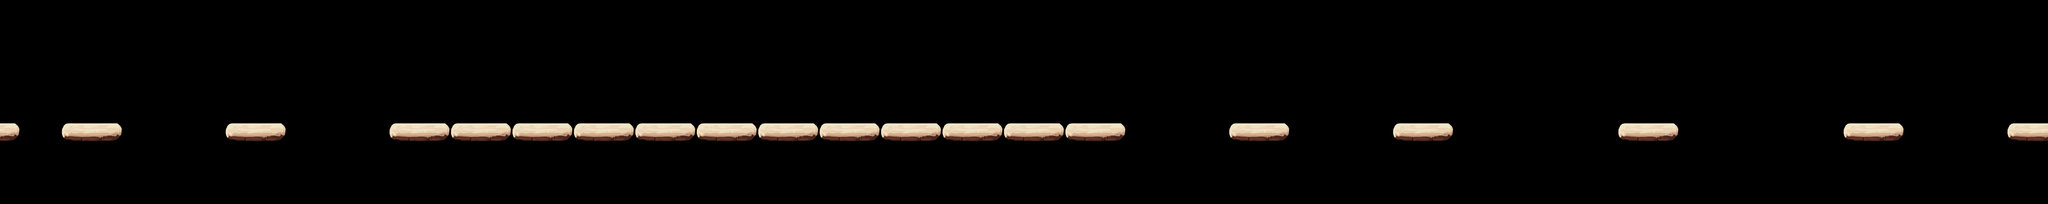

Rendered tile map (Tiled .tmx) drawn with the repository's tilesets; below, a short description and the map source with its tile grids summarised:
An orthogonal 100x10 tile map with 64x64 px tiles, 2 tile layers (bg, platform), 3 tilesets and 227 objects.

<map version="1.4" tiledversion="1.4.2" orientation="orthogonal" renderorder="right-down" width="100" height="10" tilewidth="64" tileheight="64" infinite="0" nextlayerid="9" nextobjectid="1998">
 <tileset firstgid="1" source="../bg_dark_block.tsx" />
 <tileset firstgid="11" source="../bg_dark_bg.tsx" />
 <tileset firstgid="35" source="../item.tsx" />
 <objectgroup id="1" name="object_bg2">
  <object id="8" gid="8" x="256" y="704" width="837" height="249" />
  <object id="9" gid="8" x="1280" y="528" width="837" height="249" />
  <object id="10" gid="8" x="1100" y="644" width="837" height="249" />
  <object id="11" gid="8" x="600" y="642" width="837" height="249" />
  <object id="12" gid="8" x="-18.77" y="791.703" width="837" height="249" rotation="-5.57553" />
  <object id="14" gid="8" x="3744" y="752" width="837" height="249" />
  <object id="15" gid="8" x="2600" y="642" width="837" height="249" />
  <object id="16" gid="8" x="1600" y="646" width="837" height="249" />
  <object id="19" gid="8" x="4112.2" y="745.096" width="837" height="249" rotation="8.62708" />
  <object id="20" gid="8" x="3312" y="704" width="837" height="249" />
  <object id="21" gid="8" x="2100" y="648" width="837" height="249" />
  <object id="24" gid="8" x="3100" y="644" width="837" height="249" />
  <object id="87" gid="8" x="1648" y="512" width="837" height="249" />
  <object id="88" gid="8" x="1984" y="448" width="837" height="249" rotation="21.1589" />
 </objectgroup>
 <objectgroup id="2" name="object_bg">
  <object id="304" gid="9" x="848" y="752" width="572" height="135" />
 </objectgroup>
 <layer id="3" name="bg" width="100" height="10">
  <data>[1000 cells, 0 non-empty, 0 distinct tile ids]</data>
 </layer>
 <layer id="4" name="platform" width="100" height="10">
  <data>[1000 cells, 241 non-empty, 4 distinct tile ids]</data>
 </layer>
 <objectgroup id="5" name="object_obstacle" />
 <objectgroup id="6" name="object_item">
  <object id="426" gid="39" x="130" y="144" width="66" height="66" />
  <object id="427" gid="39" x="514" y="192" width="66" height="66" />
  <object id="428" gid="39" x="386" y="144" width="66" height="66" />
  <object id="429" gid="39" x="579" y="144" width="66" height="66" />
  <object id="430" gid="39" x="130" y="192" width="66" height="66" />
  <object id="431" gid="39" x="323" y="144" width="66" height="66" />
  <object id="432" gid="39" x="195" y="192" width="66" height="66" />
  <object id="433" gid="39" x="451" y="144" width="66" height="66" />
  <object id="434" gid="39" x="323" y="192" width="66" height="66" />
  <object id="435" gid="39" x="579" y="192" width="66" height="66" />
  <object id="436" gid="39" x="195" y="144" width="66" height="66" />
  <object id="437" gid="39" x="451" y="192" width="66" height="66" />
  <object id="438" gid="39" x="258" y="144" width="66" height="66" />
  <object id="439" gid="39" x="514" y="144" width="66" height="66" />
  <object id="440" gid="39" x="258" y="192" width="66" height="66" />
  <object id="441" gid="39" x="386" y="192" width="66" height="66" />
  <object id="442" gid="39" x="992" y="257" width="66" height="66" />
  <object id="443" gid="39" x="1057" y="305" width="66" height="66" />
  <object id="444" gid="39" x="1057" y="257" width="66" height="66" />
  <object id="445" gid="39" x="992" y="353" width="66" height="66" />
  <object id="446" gid="39" x="992" y="305" width="66" height="66" />
  <object id="447" gid="39" x="1057" y="353" width="66" height="66" />
  <object id="448" gid="39" x="1345" y="225" width="66" height="66" />
  <object id="449" gid="39" x="1410" y="273" width="66" height="66" />
  <object id="450" gid="39" x="1410" y="225" width="66" height="66" />
  <object id="451" gid="39" x="1345" y="321" width="66" height="66" />
  <object id="452" gid="39" x="1345" y="273" width="66" height="66" />
  <object id="453" gid="39" x="1410" y="321" width="66" height="66" />
  <object id="454" gid="92" x="2477" y="342" width="66" height="66" />
  <object id="455" gid="92" x="2792" y="167" width="66" height="66" />
  <object id="456" gid="39" x="2469" y="417" width="66" height="66" />
  <object id="457" gid="39" x="1847" y="415" width="66" height="66" />
  <object id="458" gid="39" x="2418" y="417" width="66" height="66" />
  <object id="459" gid="92" x="2835" y="227" width="66" height="66" />
  <object id="460" gid="39" x="1898" y="415" width="66" height="66" />
  <object id="461" gid="39" x="2210" y="416" width="66" height="66" />
  <object id="462" gid="92" x="2790" y="345" width="66" height="66" />
  <object id="463" gid="92" x="2168" y="211" width="66" height="66" />
  <object id="464" gid="92" x="2254" y="210" width="66" height="66" />
  <object id="465" gid="92" x="2166" y="348" width="66" height="66" />
  <object id="466" gid="39" x="2573" y="417" width="66" height="66" />
  <object id="467" gid="92" x="2252" y="347" width="66" height="66" />
  <object id="468" gid="39" x="2365" y="416" width="66" height="66" />
  <object id="469" gid="92" x="1916" y="149" width="66" height="66" />
  <object id="470" gid="92" x="1871" y="348" width="66" height="66" />
  <object id="471" gid="39" x="2781" y="418" width="66" height="66" />
  <object id="472" gid="92" x="1957" y="347" width="66" height="66" />
  <object id="473" gid="39" x="2157" y="415" width="66" height="66" />
  <object id="474" gid="92" x="1959" y="210" width="66" height="66" />
  <object id="475" gid="39" x="2261" y="416" width="66" height="66" />
  <object id="476" gid="92" x="2563" y="300" width="66" height="66" />
  <object id="477" gid="92" x="2565" y="163" width="66" height="66" />
  <object id="478" gid="92" x="2522" y="224" width="66" height="66" />
  <object id="479" gid="92" x="2479" y="205" width="66" height="66" />
  <object id="480" gid="39" x="2314" y="416" width="66" height="66" />
  <object id="481" gid="92" x="2479" y="164" width="66" height="66" />
  <object id="482" gid="92" x="2876" y="303" width="66" height="66" />
  <object id="483" gid="39" x="1743" y="415" width="66" height="66" />
  <object id="484" gid="39" x="1794" y="415" width="66" height="66" />
  <object id="485" gid="92" x="2833" y="283" width="66" height="66" />
  <object id="486" gid="39" x="2053" y="415" width="66" height="66" />
  <object id="487" gid="92" x="2878" y="207" width="66" height="66" />
  <object id="488" gid="92" x="2790" y="304" width="66" height="66" />
  <object id="489" gid="92" x="2168" y="170" width="66" height="66" />
  <object id="490" gid="92" x="2254" y="169" width="66" height="66" />
  <object id="491" gid="92" x="2209" y="286" width="66" height="66" />
  <object id="492" gid="39" x="2835" y="419" width="66" height="66" />
  <object id="493" gid="92" x="2252" y="306" width="66" height="66" />
  <object id="494" gid="39" x="2939" y="419" width="66" height="66" />
  <object id="495" gid="92" x="1873" y="170" width="66" height="66" />
  <object id="496" gid="92" x="1914" y="286" width="66" height="66" />
  <object id="497" gid="92" x="1871" y="307" width="66" height="66" />
  <object id="498" gid="39" x="2522" y="417" width="66" height="66" />
  <object id="499" gid="92" x="1959" y="169" width="66" height="66" />
  <object id="500" gid="39" x="2106" y="415" width="66" height="66" />
  <object id="501" gid="92" x="2565" y="204" width="66" height="66" />
  <object id="502" gid="92" x="2522" y="143" width="66" height="66" />
  <object id="503" gid="92" x="2520" y="361" width="66" height="66" />
  <object id="504" gid="92" x="2520" y="280" width="66" height="66" />
  <object id="505" gid="92" x="2835" y="146" width="66" height="66" />
  <object id="506" gid="39" x="2002" y="415" width="66" height="66" />
  <object id="507" gid="92" x="2878" y="166" width="66" height="66" />
  <object id="508" gid="39" x="1951" y="416" width="66" height="66" />
  </objectgroup>
 <objectgroup id="7" name="object_monster">
  <!-- 7 objects omitted --></objectgroup>
</map>
<!-- 129 of 227 objects omitted -->
